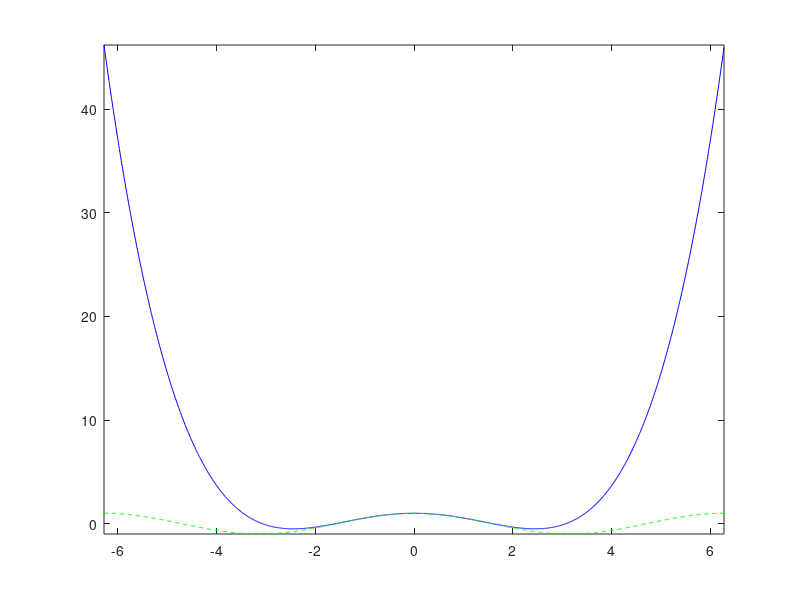

This figure's MATLAB source: (Note: this script raises an error after producing the figure.)
%%
% *Zhenyu Lei*      
%
% *MATLAB Lab 1*       
%
% *MAT 239*

format short
format compact

%%
% *Problem 1*
angle = 0:0.01:360;            % This chunk of code establishes angle with step 0.01
theta = [0.4 1.2 3.9 5.4 6.1]; % theta with 5 random number
r = 2;                         % radius is 2

x = r * cos(angle);            % x is rcos(angle)
y = r * sin(angle);            % y is rsin(angle)

x_theta = r * cos(theta);      % set the x coordinate for 5 random points
y_theta = r * sin(theta);      % set the y coordinate for 5 random points

hold on

plot(x,y);                     % plot the circle
plot(x_theta,y_theta,'*r');    % plot 5 random points
plot([0 x_theta(1)],[0 y_theta(1)]);
plot([0 x_theta(2)],[0 y_theta(2)]);
plot([0 x_theta(3)],[0 y_theta(3)]);  % plot 5 vectors
plot([0 x_theta(4)],[0 y_theta(4)]);
plot([0 x_theta(5)],[0 y_theta(5)]);
daspect([1 1 1]);              % set scale to 1:1

hold off


% I first draw a circle with radius 2, and then pick 5 random angles known
% as theta, then show the vectors that these angles represent, that can be
% a verification thet these vectors satisfy the Pythagorean identity.

%%
% *Problem 2*
x = 4:0.1:27;                         % set x from 4 to 27 with step 0.1
y = exp(x/30).*cos(x*4)./(x.^2+3);    % set y as given equation

plot(x,y,'o');                        % plot curve
hold on;
plot(x,y);                            % plot circle points
hold off;

axis([3,28,-0.06,0.06]);
grid on;
title('y=e^{x/30}*cos(4x)/(x^2+3)');
xlabel('x');
ylabel('y');


% I first divide x from 4 to 27 with the step 0.1, then make y equals the
% given equation of x. then plot every points with little circle, and hold
% the graph then plot the curve with respect to x and y.

% Then I set the range of axis, turn the grid on, add a title to it, set
% labels for x axis and y axis.

%%
% *Problem 3*
t = 0:0.001:10 * pi;   % set t from 0 to 10pi
x = 2 * sin(t);        % set x = 2sint
y = 2 * cos(t);        % set y = 2cost
z = 3 * t;             % set z = 3t

plot3(x,y,z);          % using plot3 to plot the graph

grid on;               % turn the grid on


% I just set t from 0 to 10pi (to get enough spiral, and set x,y,z as
% equations. and I plot it using plot3.

%%
% *Problem 4*
x = -2 * pi:0.01:2 * pi;         % set x from -2pi to 2pi with small steps
y = cos(x);                      % y equals cosx
T = 1 - x.^2 / 2 + x.^4 / 24;    % T follows given equation

plot(x,T,'b');                   % plot x and T with blue solid line
hold on;
plot(x,y,'g--');                 % plot x and y with green dashed line
axis tight;                      % set the arial limits
hold off;


% I just set x from -2pi to 2pi, and write T and y out. Then print them.

%%
% *Problem 5*
type('problem_5.m');
problem_5

%%
% *Problem 6*
f = @(a,b)(b * b * b - cos(a) * exp(b) / (a * a - b * b));  % define function
f(3,2)                                                      % output using f
clear f;                                                    % clear f
type('problem_6.m');                                        % prints the contents of the file problem_6.m
problem_6(3,2)                                              % output using problem_6


% I just first define a anonymous function f and output f(3,2) for
% checking, and then I write a function problem_6 in a different file using
% the same equation as f, and then output it again with parameters 3,2.
% checking it's the same.